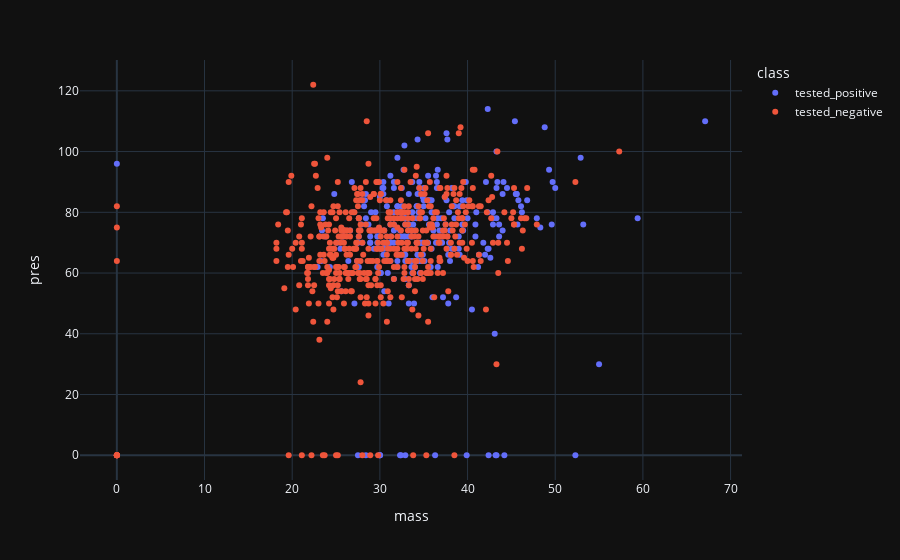

Here is the notebook cell this chart was saved with:
### Code cell
fig = px.scatter(train, x='mass', y='pres', color='class')
fig.show()

### Figure 1 — Plotly figure (JSON) as saved in the notebook; plotly's stock layout.template omitted (floating-point values rounded to 4 significant figures; data arrays with more than 128 entries replaced by an {"elided": "..."} marker saying what was removed)
{"data": [{"hoverlabel": {"namelength": 0}, "hovertemplate": "class=tested_positive<br>mass=%{x}<br>pres=%{y}", "legendgroup": "tested_positive", "marker": {"color": "#636efa", "symbol": "circle"}, "mode": "markers", "name": "tested_positive", "showlegend": true, "type": "scatter", "x": {"elided": "268 float values"}, "xaxis": "x", "y": {"elided": "268 int values"}, "yaxis": "y"}, {"hoverlabel": {"namelength": 0}, "hovertemplate": "class=tested_negative<br>mass=%{x}<br>pres=%{y}", "legendgroup": "tested_negative", "marker": {"color": "#EF553B", "symbol": "circle"}, "mode": "markers", "name": "tested_negative", "showlegend": true, "type": "scatter", "x": {"elided": "500 float values"}, "xaxis": "x", "y": {"elided": "500 int values"}, "yaxis": "y"}], "layout": {"legend": {"title": {"text": "class"}, "tracegroupgap": 0}, "margin": {"t": 60}, "xaxis": {"anchor": "y", "domain": [0, 1], "title": {"text": "mass"}}, "yaxis": {"anchor": "x", "domain": [0, 1], "title": {"text": "pres"}}}}
